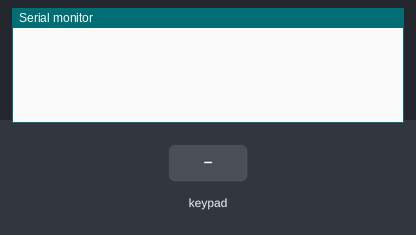
Simulated run of this sketch. Board: Arduino Mega 2560, built with avr-gcc and run on an emulated ATmega2560. Shown: the last lines printed to the serial monitor. The test bench sets the inputs (shaded band).

Above: at 1.2 s.
1.3 s: key '1' pressed
At 1.7 s:
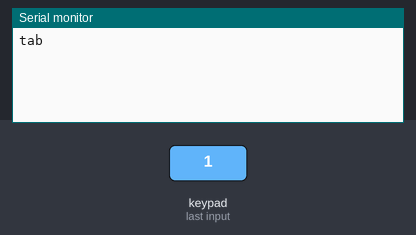
2.8 s: keypad keys 2 2 2 3 2 4 2 5 pressed 0.4 s apart
At 5.9 s:
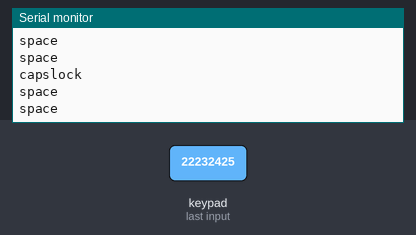

Measured:
- after the input at 1.3 s, the serial monitor: prints a new line at once (image 1)
- after the input at 2.8 s, the serial monitor: prints a new line at once (image 2)

The sketch:

ArduinoKeypad.ino
```cpp
// Author: Manash
// Demo code for controlling pc keyboard using arduino


#include <Keypad.h>
#define BAUD 9600

const byte ROWS = 4; //four rows
const byte COLS = 4; //three columns
char keys[ROWS][COLS] = {
  {'1','2','3', 'A'},
  {'4','5','6', 'B'},
  {'7','8','9', 'C'},
  {'#','0','*', 'D'}
};
byte rowPins[ROWS] = {22, 23, 24, 25}; //connect to the row pinouts of the keypad
byte colPins[COLS] = {26, 27, 28, 29}; //connect to the column pinouts of the keypad

Keypad keypad = Keypad( makeKeymap(keys), rowPins, colPins, ROWS, COLS );

void setup(){
  Serial.begin(BAUD);
}

void loop(){
  char key = keypad.getKey();

  if (key != NO_KEY){
    if (key == '1'){
      Serial.print("tab\n");
    } else if (key == '2'){
      Serial.print("space\n");
    } else if (key == '3') {
      Serial.print("capslock\n");
    }
  }
}
```
